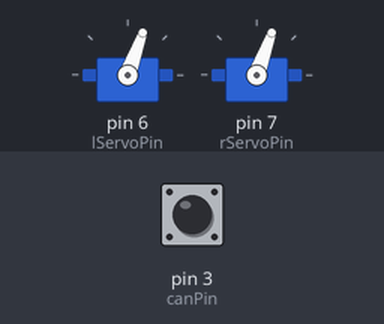
The sketch below on a simulated Arduino Uno, built with avr-gcc and run on an emulated ATmega328P. On the bench: 2 × servo. Inputs (shaded band) come from the test bench; at power-on: pin 3 (canPin) HIGH.

Above: at 0.3 s.
Timing chart, 0 to 1.8 s (numbered marks = the images above):
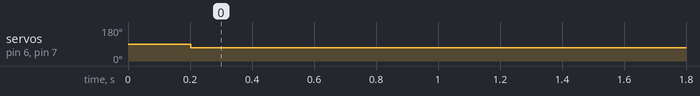

The sketch:

HornAndParkingBrake.ino
```cpp
#include <mcp_can_dfs.h>
#include <mcp_can.h>
#include <Servo.h>

Servo brakeL;
Servo brakeR;
int pos = 0;
int retracted = 70; //value for brake retracted
int engagedR = 10; //value for right brake engaged
int engagedL = 10; //value for left brake while engaged

unsigned long ifTime = 0;

int canPin = 3;//???
int rServoPin = 7;
int lServoPin = 6;
int hornPin = 8;

int wiggles = 30;
int wiggle = 0;

bool brake = false;

const int SPI_CS_PIN=10;

MCP_CAN CAN(SPI_CS_PIN);

unsigned long recID = 0x720;
unsigned long sndID = 0x666; //dvv dvv
unsigned long timeHold = 0;

void setup() {
  brakeL.attach(lServoPin);
  brakeR.attach(rServoPin);
  Serial.begin(115200);
  while(CAN_OK != CAN.begin(CAN_500KBPS)){
    delay(100);
  }
  CAN.init_Mask(0,0,0x7ff);
  CAN.init_Filt(0,0,0x720);
}

void canRead(){
  unsigned char len = 0;
  unsigned char buf[3];
  if(CAN_MSGAVAIL==CAN.checkReceive()){
    CAN.readMsgBuf(&len, buf);
    unsigned char id= CAN.getCanId();
    //Serial.println(id);
    if(id==recID){
      Serial.println(buf[0]);
      digitalWrite(hornPin, (buf[0]>0));
      if(buf[2]>0){
        wiggle=0;
      }else{
        wiggle=1;
      }
    }
  }
}

void loop() {
  if(digitalRead(canPin)==LOW){
    canRead();
  }
  bool elapsed = (millis()-ifTime)>200;
  if(elapsed && wiggle == 0){
    ifTime=millis();
    brakeL.write(retracted);
    brakeR.write(retracted);
  }else if(elapsed && wiggle <= wiggles){
    ifTime=millis();
    if(wiggle%2==0){
      brakeL.write(engagedR-5);
      brakeR.write(engagedL-5);
      wiggle++;
    }else{
      brakeL.write(engagedR);
      brakeR.write(engagedL);
      wiggle++;
    }
  }
}
```

Measured:
- by itself, servo on pin 6 (lServoPin), servo on pin 7 (rServoPin): 90° → 70° at 0.20 s
